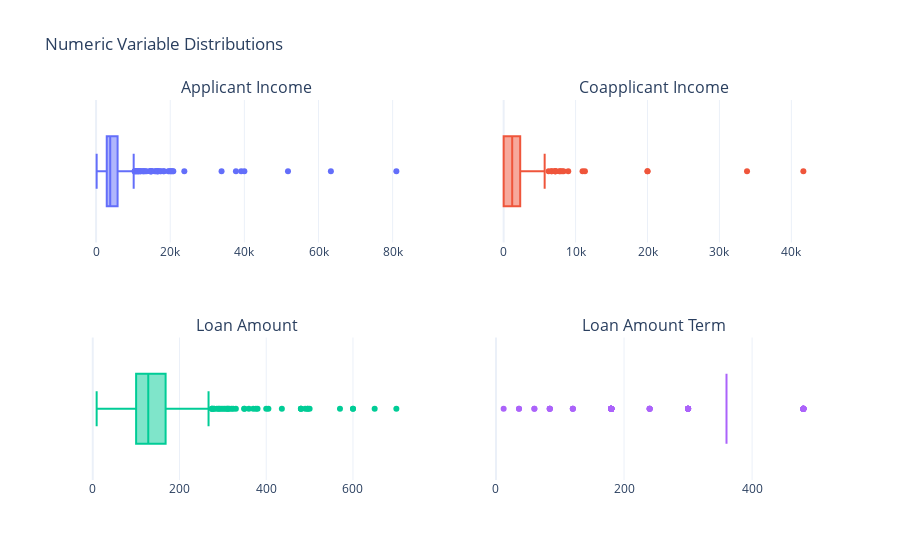

Here is the notebook cell this chart was saved with:
### Code cell
num_cols = 2
num_rows = (len(df_numeric.columns) + num_cols - 1) // num_cols
fig = make_subplots(rows=num_rows, cols=num_cols, subplot_titles=[to_neat_column_name(col) for col in df_numeric.columns])

for i, column in enumerate(df_numeric.columns):
    row = i // num_cols + 1
    col = i % num_cols + 1
    current = fig.add_box(x=df_numeric[column],row=row, col=col, name="")

fig.update_layout(
    title='Numeric Variable Distributions',
    height=800,
    showlegend=False,
    template='plotly_white'
)

fig.show()

### Figure 1 — Plotly figure (JSON) as saved in the notebook; plotly's stock layout.template omitted (floating-point values rounded to 4 significant figures; data arrays with more than 128 entries replaced by an {"elided": "..."} marker saying what was removed)
{"data": [{"name": "", "type": "box", "x": {"elided": "614 int values"}, "xaxis": "x", "yaxis": "y"}, {"name": "", "type": "box", "x": {"elided": "614 float values"}, "xaxis": "x2", "yaxis": "y2"}, {"name": "", "type": "box", "x": {"elided": "614 int values"}, "xaxis": "x3", "yaxis": "y3"}, {"name": "", "type": "box", "x": {"elided": "614 int values"}, "xaxis": "x4", "yaxis": "y4"}], "layout": {"annotations": [{"font": {"size": 16}, "showarrow": false, "text": "Applicant Income", "x": 0.225, "xanchor": "center", "xref": "paper", "y": 1, "yanchor": "bottom", "yref": "paper"}, {"font": {"size": 16}, "showarrow": false, "text": "Coapplicant Income", "x": 0.775, "xanchor": "center", "xref": "paper", "y": 1, "yanchor": "bottom", "yref": "paper"}, {"font": {"size": 16}, "showarrow": false, "text": "Loan Amount", "x": 0.225, "xanchor": "center", "xref": "paper", "y": 0.375, "yanchor": "bottom", "yref": "paper"}, {"font": {"size": 16}, "showarrow": false, "text": "Loan Amount Term", "x": 0.775, "xanchor": "center", "xref": "paper", "y": 0.375, "yanchor": "bottom", "yref": "paper"}], "autosize": true, "showlegend": false, "title": {"text": "Numeric Variable Distributions"}, "xaxis": {"anchor": "y", "autorange": true, "domain": [0, 0.45], "range": [-4342.0, 85490.0], "type": "linear"}, "xaxis2": {"anchor": "y2", "autorange": true, "domain": [0.55, 1], "range": [-2315.0, 43980.0], "type": "linear"}, "xaxis3": {"anchor": "y3", "autorange": true, "domain": [0, 0.45], "range": [-29.39, 738.4], "type": "linear"}, "xaxis4": {"anchor": "y4", "autorange": true, "domain": [0.55, 1], "range": [-14, 506], "type": "linear"}, "yaxis": {"anchor": "x", "autorange": true, "domain": [0.625, 1], "range": [-0.5, 0.5], "type": "category"}, "yaxis2": {"anchor": "x2", "autorange": true, "domain": [0.625, 1], "range": [-0.5, 0.5], "type": "category"}, "yaxis3": {"anchor": "x3", "autorange": true, "domain": [0, 0.375], "range": [-0.5, 0.5], "type": "category"}, "yaxis4": {"anchor": "x4", "autorange": true, "domain": [0, 0.375], "range": [-0.5, 0.5], "type": "category"}}}
